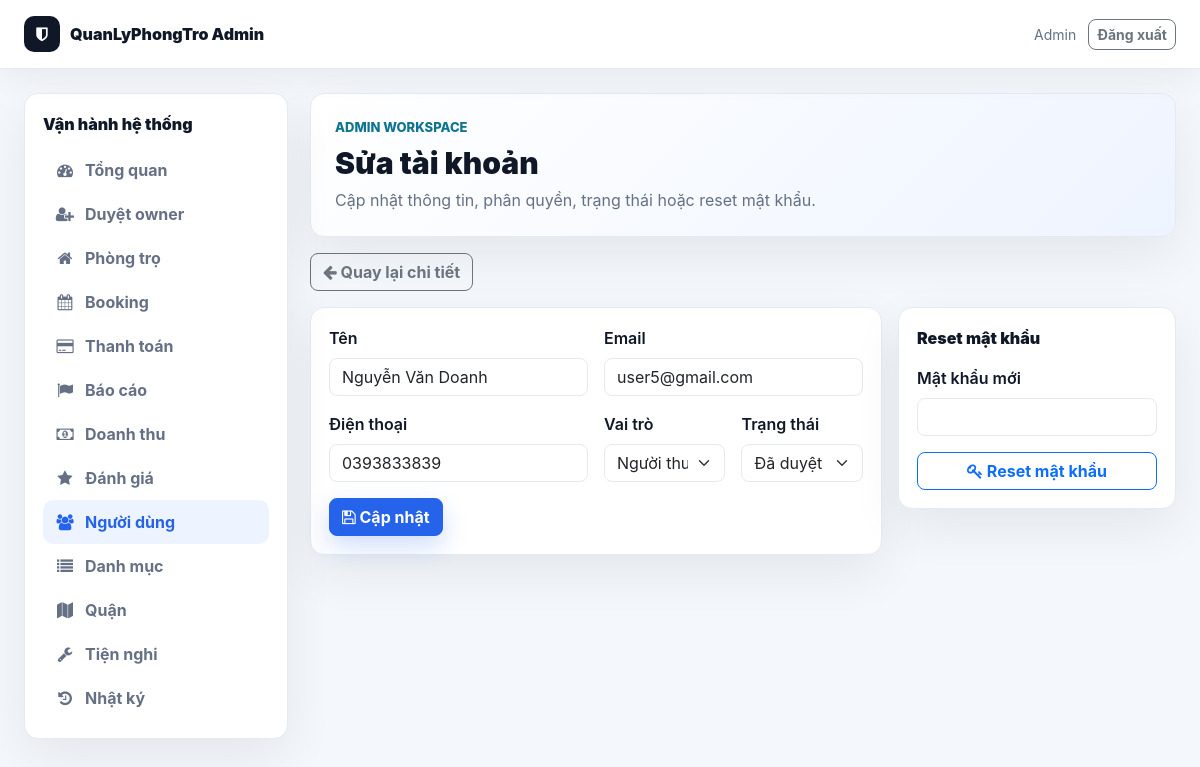
The app's page /public/admin/user_edit.php (signed in) with its own data.
### tables this page shows
CREATE TABLE `users` (
  `id` int(11) NOT NULL,
  `name` varchar(100) DEFAULT NULL,
  `email` varchar(150) DEFAULT NULL,
  `password` varchar(255) DEFAULT NULL,
  `reset_token` varchar(64) DEFAULT NULL,
  `reset_expires` datetime DEFAULT NULL,
  `force_password_change` tinyint(1) NOT NULL DEFAULT 0,
  `phone` varchar(20) DEFAULT NULL,
  `avatar` varchar(255) DEFAULT NULL,
  `role` enum('user','owner','admin') DEFAULT 'user',
  `created_at` timestamp NOT NULL DEFAULT current_timestamp(),
  `status` varchar(20) DEFAULT 'pending',
  `approved_by` int(11) DEFAULT NULL,
  `approved_at` datetime DEFAULT NULL,
  `rejection_reason` text DEFAULT NULL,
  `address` text DEFAULT NULL,
  `idcard_number` varchar(50) DEFAULT NULL,
  `trust_score` int(11) NOT NULL DEFAULT 0,
  `admin_note` text DEFAULT NULL,
  `verified_at` datetime DEFAULT NULL,
  `id_card_front` varchar(255) DEFAULT NULL,
  `id_card_back` varchar(255) DEFAULT NULL,
  `bank_name` varchar(100) DEFAULT NULL,
  `bank_account_no` varchar(50) DEFAULT NULL,
  `bank_account_name` varchar(100) DEFAULT NULL,
  `notify_email` tinyint(1) DEFAULT 1,
  `notify_booking` tinyint(1) DEFAULT 1,
  `show_phone` tinyint(1) DEFAULT 1,
  `dark_mode` tinyint(1) DEFAULT 0
);

### core/Database.php (called while the page is built, shortened)
<?php
class Database {
    private $conn;
    public function __construct($connection) {
        $this->conn = $connection;
    }
    public function getRow($sql) {
        $result = $this->conn->query($sql);
        if ($result && $result->num_rows > 0) {
            return $result->fetch_assoc();
        }
        return false;
    }
}
?>

### public/admin/user_edit.php (the view, shortened to what this page needs)
<?php
require_once __DIR__ . '/../admin_init.php';
require_once __DIR__ . '/layout.php';
$id = (int)($_GET['id'] ?? $_POST['id'] ?? 0);
$user = $db->getRow('SELECT * FROM users WHERE id = ' . $id);
$isSelf = $id === (int)($_SESSION['user_id'] ?? 0);
?>
<a href="<?php echo ADMIN_URL . 'user_detail.php?id=' . $id; ?>" class="btn btn-outline-secondary mb-3"><i class="fa fa-arrow-left"></i> Quay lại chi tiết</a>
<div class="row g-3">
    <div class="col-lg-8">
        <div class="wb-card">
            <form method="POST" class="row g-3">
                <div class="col-md-6">
                    <label class="form-label fw-semibold">Tên</label>
                    <input type="text" name="name" class="form-control" value="<?php echo admin_e($user['name'] ?? ''); ?>" required>
                </div>
                <div class="col-md-6">
                    <label class="form-label fw-semibold">Email</label>
                    <input type="email" name="email" class="form-control" value="<?php echo admin_e($user['email'] ?? ''); ?>" required>
                </div>
                <div class="col-md-6">
                    <label class="form-label fw-semibold">Điện thoại</label>
                    <input type="text" name="phone" class="form-control" value="<?php echo admin_e($user['phone'] ?? ''); ?>">
                </div>
                <div class="col-md-3">
                    <label class="form-label fw-semibold">Vai trò</label>
                    <select name="role" class="form-select" <?php echo $isSelf ? 'disabled' : ''; ?>>
                        <?php foreach (['user' => 'Người thuê', 'owner' => 'Chủ phòng', 'admin' => 'Admin'] as $key => $label): ?>
                            <option value="<?php echo $key; ?>" <?php echo ($user['role'] ?? 'user') === $key ? 'selected' : ''; ?>><?php echo $label; ?></option>
                        <?php endforeach; ?>
                    </select>
                </div>
                <div class="col-md-3">
                    <label class="form-label fw-semibold">Trạng thái</label>
                    <select name="status" class="form-select" <?php echo $isSelf ? 'disabled' : ''; ?>>
                        <?php foreach (['approved' => 'Đã duyệt', 'pending' => 'Chờ duyệt', 'blocked' => 'Bị khóa', 'rejected' => 'Từ chối'] as $key => $label): ?>
                            <option value="<?php echo $key; ?>" <?php echo ($user['status'] ?? 'approved') === $key ? 'selected' : ''; ?>><?php echo $label; ?></option>
                        <?php endforeach; ?>
                    </select>
                </div>
                <div class="col-12">
                    <button type="submit" class="btn btn-primary"><i class="fa fa-save"></i> Cập nhật</button>
                </div>
            </form>
        </div>
    </div>
    <div class="col-lg-4">
        <div class="wb-card">
            <div class="wb-title mb-3">Reset mật khẩu</div>
            <form method="POST">
                <label class="form-label fw-semibold">Mật khẩu mới</label>
                <input type="password" name="password" class="form-control mb-3" minlength="6" required>
                <button type="submit" class="btn btn-outline-primary w-100"><i class="fa fa-key"></i> Reset mật khẩu</button>
            </form>
        </div>
    </div>
</div>

### public/assets/css/modern.css (style rules this page uses)
:root { --app-bg: #f4f7fb; --app-surface: #ffffff; --app-surface-soft: #f8fafc; --app-text: #172033; --app-muted: #667085; --app-border: #e5eaf2; --app-primary: #2563eb; --app-primary-dark: #1e40af; --app-accent: #14b8a6; --app-warning: #f59e0b; --app-danger: #dc2626; --app-success: #16a34a; --app-shadow: 0 14px 40px rgba(15, 23, 42, 0.08); --app-radius: 8px; }
body { background: var(--app-bg) !important; color: var(--app-text); font-family: "Inter", "Segoe UI", Arial, sans-serif !important; }
*, *::before, *::after { box-sizing: border-box; }
.btn, button, .btn-primary, .btn-view, .btn-search, .btn-cta { border-radius: var(--app-radius) !important; font-weight: 700; }
.btn-primary, .btn-view, .btn-search { background: var(--app-primary) !important; border-color: var(--app-primary) !important; box-shadow: 0 10px 24px rgba(37, 99, 235, 0.22); }
.form-control, .form-select, input, textarea, select { border-radius: var(--app-radius) !important; border-color: var(--app-border) !important; }

### public/assets/css/workbench.css (style rules this page uses)
:root { --wb-bg: #f4f7fb; --wb-surface: #ffffff; --wb-soft: #f8fafc; --wb-text: #101828; --wb-muted: #667085; --wb-border: #e5eaf2; --wb-primary: #2563eb; --wb-primary-dark: #1e40af; --wb-accent: #0e7490; --wb-success: #16a34a; --wb-warning: #f59e0b; --wb-danger: #dc2626; --wb-shadow: 0 18px 50px rgba(15, 23, 42, .07); }
body.workbench { min-height: 100vh; margin: 0; background: var(--wb-bg) !important; color: var(--wb-text); font-family: "Inter", "Segoe UI", Arial, sans-serif; }
.wb-sidebar, .wb-hero, .wb-card, .wb-table-card, .wb-list-card { background: var(--wb-surface); border: 1px solid var(--wb-border); border-radius: 14px; box-shadow: var(--wb-shadow); }
.wb-card { padding: 18px; }
.wb-title { color: var(--wb-text); font-weight: 900; }

### records on screen
users: name "Nguyễn Văn Doanh", email "user5@gmail.com", phone "0393833839", role "Người thuê", status "Đã duyệt"

### other values on screen
admin_e(admin_current_name()) "Admin"
admin_e($item['label']) "Tổng quan"
admin_e($item['label']) "Duyệt owner"
admin_e($item['label']) "Phòng trọ"
admin_e($item['label']) "Booking"
admin_e($item['label']) "Thanh toán"
admin_e($item['label']) "Báo cáo"
admin_e($item['label']) "Doanh thu"
admin_e($item['label']) "Đánh giá"
admin_e($item['label']) "Người dùng"
admin_e($item['label']) "Danh mục"
admin_e($item['label']) "Quận"
admin_e($item['label']) "Tiện nghi"
admin_e($item['label']) "Nhật ký"
admin_e($title) "Sửa tài khoản"
